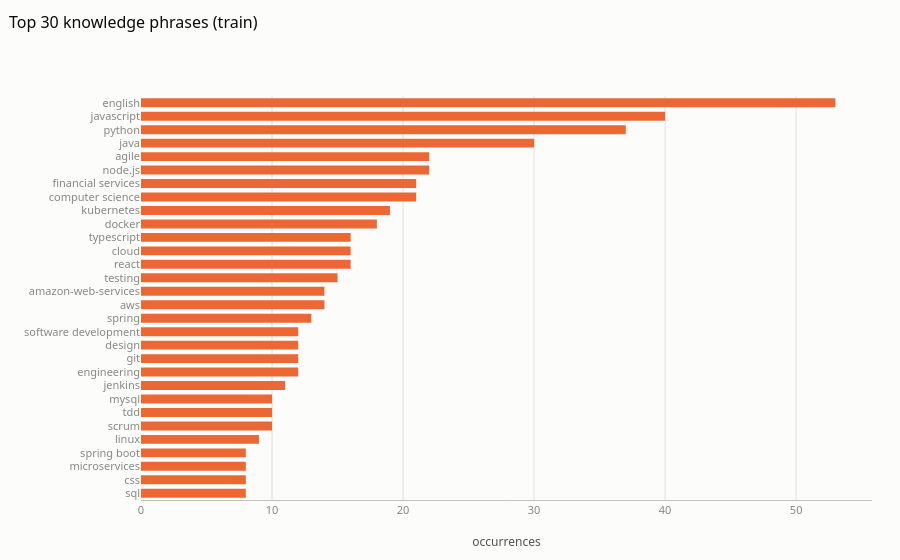

The cell this chart's notebook holds for it:
### Code cell
fig = px.bar(top_kn.iloc[::-1], x="count", y="phrase", orientation="h", title="Top 30 knowledge phrases (train)")
fig.update_traces(marker_color=viz.PALETTE[1])
fig.update_layout(height=760, yaxis_title="", xaxis_title="occurrences")
viz.save_fig(fig, "eda01_top_knowledge_phrases", "The 30 most frequent knowledge phrases in the training split — programming languages, frameworks and degrees.", height=760)
fig

### Figure 1 — Plotly figure (JSON) as saved in the notebook; plotly's stock layout.template omitted (floating-point values rounded to 4 significant figures)
{"data": [{"hovertemplate": "count=%{x}<br>phrase=%{y}<extra></extra>", "legendgroup": "", "marker": {"color": "#eb6834", "pattern": {"shape": ""}}, "name": "", "orientation": "h", "showlegend": false, "textposition": "auto", "type": "bar", "x": [8, 8, 8, 8, 9, 10, 10, 10, 11, 12, 12, 12, 12, 13, 14, 14, 15, 16, 16, 16, 18, 19, 21, 21, 22, 22, 30, 37, 40, 53], "xaxis": "x", "y": ["sql", "css", "microservices", "spring boot", "linux", "scrum", "tdd", "mysql", "jenkins", "engineering", "git", "design", "software development", "spring", "aws", "amazon-web-services", "testing", "react", "cloud", "typescript", "docker", "kubernetes", "computer science", "financial services", "node.js", "agile", "java", "python", "javascript", "english"], "yaxis": "y"}], "layout": {"autosize": true, "barmode": "relative", "legend": {"tracegroupgap": 0}, "title": {"text": "Top 30 knowledge phrases (train)"}, "xaxis": {"anchor": "y", "domain": [0.0, 1.0], "title": {"text": "occurrences"}}, "yaxis": {"anchor": "x", "domain": [0.0, 1.0], "title": {"text": ""}}}}
